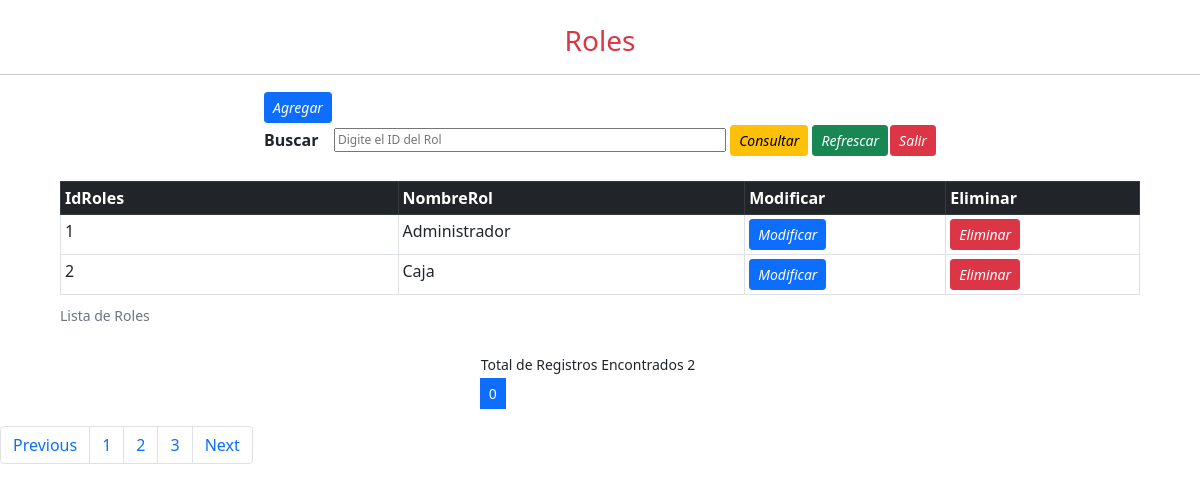
/Vistas/Roles.php, run on the app's committed database.
### tables this page shows
CREATE TABLE `roles` (
  `IdRol` int(10) NOT NULL AUTO_INCREMENT,
  `NombreRol` varchar(45) NOT NULL,
  PRIMARY KEY (`IdRol`)
);

### Vistas/Roles.php (the view, shortened to what this page needs)
<?php
 include('../Conexion/conectar.php');
?>
<?php
$maximoDatos = 5;
$paginaNumero = 0;
$inicia = $paginaNumero * $maximoDatos;
?>
<?php
if(isset($_POST['consulta'])){
                                $c = new Conexion();
                                $cone = $c->conectando();
                                $sql = "select * from roles where  IdRol LIKE '%$obj->IdRol%'";
                                $limite =sprintf("%s limit %d, %d",$sql, $inicia, $maximoDatos);
                                $resultado = mysqli_query($cone,$limite);
                                $arreglo = mysqli_fetch_row($resultado);
                            }else{
                                $c = new Conexion();
                                $cone = $c->conectando();
                                $sql = "select * from roles order by IdRol";
                                $limite =sprintf("%s limit %d, %d",$sql, $inicia, $maximoDatos);
                                $resultado = mysqli_query($cone,$limite);
                                $arreglo = mysqli_fetch_row($resultado);
}
?>
<?php
if(isset($_GET['totalArreglo'])){
	$totalArreglo = $_GET['totalArreglo'];
}
	else{
		$lista = mysqli_query($cone,$sql);
		$totalArreglo = mysqli_num_rows($lista);
	}
?>
<!Doctype html>
<html lang="es">
    <head>
        <link rel="stylesheet" href="../Vistas/css/bootstrap.min.css">
    </head>
    <body>
        <center>
          <br>
            <h3 class=" text-danger font-weight-normal  " >Roles</h3>
            <hr style="height:1px;border:none;color:#333;background-color:#333;">
            <form name="Detalle" action="" method="POST">
            <table >
                 <tr>
                    <td>
                             <a  href="RolesAgregar.php"><button type="button" class="btn btn-primary btn-sm "><i class="fa fa-file-text-o" aria-hidden="true">Agregar</i></button>
                            </a>
                    </td>
                </tr>
                 <tr>
		                <th><label for="promocion">Buscar</label></th>
		                <th><input style="font-size:12px" type="text" id=" IdRol" name="IdRol"   placeholder="Digite el ID del Rol " size="50" >
                            <button type="submit" name="consulta" class="btn btn-warning btn-sm" ><i class="fa fa-search" aria-hidden="true">Consultar</i></button>
		                    <button type="submit" class="btn btn-success btn-sm"><i class="fa fa-undo" aria-hidden="true">Refrescar</i></button>
		                </th>
		                <th><button type="button" class="btn btn-danger btn-sm"><i class="fa fa-sign-out" aria-hidden="true">Salir</i></button></th>
                </tr>
            </table>
        </center>
            <br>
            <center>
                <table class= "table  table-bordered table-hover table-sm"  style="width:90%">
                        <caption><small>Lista de Roles</small></caption>
                        <thead>
                            <tr class="table-dark">
                                <th scope="col" style="width:10%"  class="">IdRoles</th>
                                <th scope="col" style="width:10%"  class="">NombreRol</th>
                                <th scope="col" style="width:5%"  class="">Modificar</th>
                                <th scope="col" style="width:5%"  class="">Eliminar</th>
                            </tr>
                        </thead>
                        <?php
                            do{
                        ?>
                        <tbody>
                            <tr>
                                <td><?php echo $arreglo[0] ?></td>
                                <td><?php echo $arreglo[1] ?></td>
                                <td class="letra">
                                <a href="<?php if($arreglo[0] <> ""){
                        echo "RolesModificar.php?key=".urlencode($arreglo[0]);
                        } else{
                            echo "<script> alert('Debe Consultar El Proveedor')</script>";
                         }
                         ?>">
                            <button name="Guarda" type="button" class="btn btn-primary btn-sm"><i class="fa fa-pencil-square-o" aria-hidden="true">Modificar</i></button>
                                </a>
                                </td>
                                <td class="letra">
                                <a href="<?php if($arreglo[0]<>""){
                                            echo "RolesEliminar.php?key=".urlencode($arreglo[0]);
                                    }else{
                                        echo"<script> alert('Debe de consultar primero')</sccript>";
                                    }
                                    ?>">
                                    <button name="Guarda" type="button" class="btn btn-danger btn-sm"><i class="fa fa-trash-o" aria-hidden="true">Eliminar</i></button>
                                </a>
                                </td>
                            </tr>
                        </tbody>
                        <?php
                            }while($arreglo = mysqli_fetch_row($resultado));
                        ?>
                <table>
                <tr>
                     <td><small><?php printf("Total de Registros Encontrados %d", $totalArreglo) ?></small></td>
  	            </tr>
                 <tr>
                <td style="width:90%">
                <nav aria-label="Paginador de navegacion">
                <ul class="pagination pagination-sm">
                 <li class="page-item">
                    <li class="page-item">
                   <li class="page-item active">
                     <a class="page-link"  href="#"><?php echo $paginaNumero; ?> <span class="sr-only"></span></a>
                  </li>
                  </ul>
                </nav>
                    </td>
                    </tr>
				</table>
             </center>
             <nav aria-label="Page navigation example">
  <ul class="pagination">
    <li class="page-item"><a class="page-link" href="#">Previous</a></li>
    <li class="page-item"><a class="page-link" href="#">1</a></li>
    <li class="page-item"><a class="page-link" href="#">2</a></li>
    <li class="page-item"><a class="page-link" href="#">3</a></li>
    <li class="page-item"><a class="page-link" href="#">Next</a></li>
  </ul>
</nav>
    </body>
</html>

### data on the page
roles: IdRol "1", NombreRol "Administrador"
roles: IdRol "2", NombreRol "Caja"

### other printed values
$totalArreglo "2"
$paginaNumero "0"
